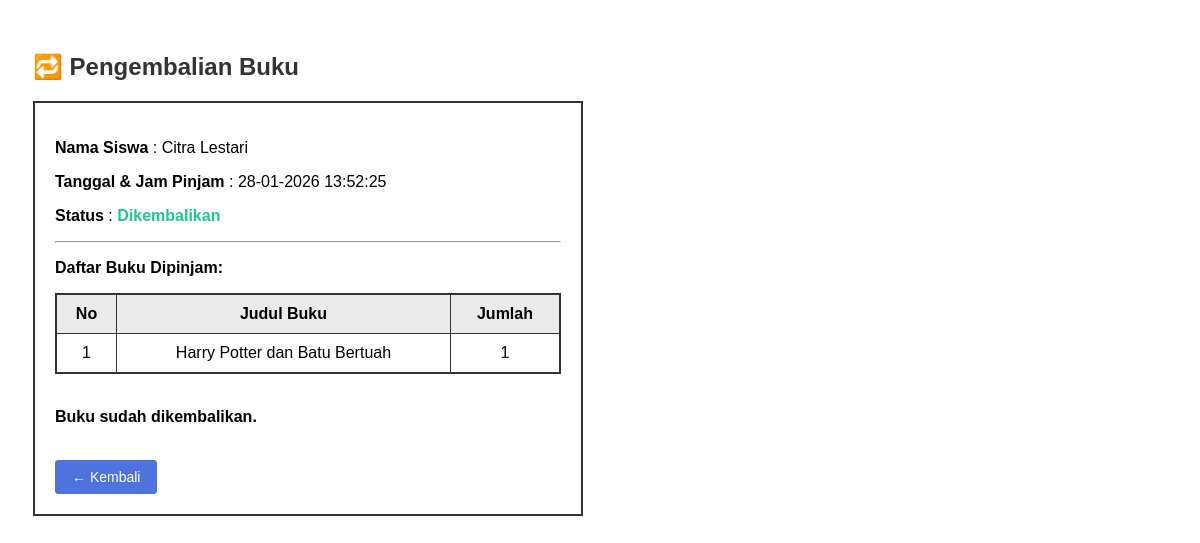
Screenshot of /peminjaman/kembali.php?id=3 (signed in) with the database file from the repository.
### tables this page shows
CREATE TABLE `peminjaman` (
  `id_peminjaman` int NOT NULL,
  `id_siswa` int NOT NULL,
  `id_admin` int NOT NULL,
  `tanggal_pinjam` datetime NOT NULL,
  `tanggal_kembali` datetime DEFAULT NULL,
  `status` enum('dipinjam','dikembalikan') NOT NULL
);

CREATE TABLE `siswa` (
  `id_siswa` int NOT NULL,
  `nis` varchar(20) NOT NULL,
  `nama` varchar(100) NOT NULL,
  `kelas` varchar(20) DEFAULT NULL,
  `no_hp` varchar(20) DEFAULT NULL
);

CREATE TABLE `detail_peminjaman` (
  `id_detail` int NOT NULL,
  `id_peminjaman` int NOT NULL,
  `id_buku` int NOT NULL,
  `jumlah` int NOT NULL
);

CREATE TABLE `buku` (
  `id_buku` int NOT NULL,
  `judul` varchar(150) NOT NULL,
  `penulis` varchar(100) NOT NULL,
  `tahun_terbit` int DEFAULT NULL,
  `kategori` varchar(50) DEFAULT NULL,
  `stok` int NOT NULL
);

### peminjaman/kembali.php (the view, shortened to what this page needs)
<?php
include "../database/koneksi.php";
$id = $_GET['id'];
$peminjaman = mysqli_fetch_assoc(mysqli_query($koneksi, "
    SELECT
        p.id_peminjaman,
        s.nama,
        p.tanggal_pinjam,
        p.status
    FROM peminjaman p
    JOIN siswa s ON p.id_siswa = s.id_siswa
    WHERE p.id_peminjaman = '$id'
"));
$detail = mysqli_query($koneksi, "
    SELECT b.judul, d.jumlah
    FROM detail_peminjaman d
    JOIN buku b ON d.id_buku = b.id_buku
    WHERE d.id_peminjaman = '$id'
");
?>
<!DOCTYPE html>
<html lang="id">
<head>
    <link rel="stylesheet" href="../assets/css/peminjaman.css">
</head>
<body>
<div class="container">
    <h2>🔁 Pengembalian Buku</h2>
    <div class="form-box">
        <p><b>Nama Siswa</b> : <?= $peminjaman['nama']; ?></p>
        <p><b>Tanggal & Jam Pinjam</b> :
            <?= date('d-m-Y H:i:s', strtotime($peminjaman['tanggal_pinjam'])); ?>
        </p>
        <p><b>Status</b> :
            <?php if ($peminjaman['status'] == 'dipinjam'): ?>
                <span class="status-dipinjam">Dipinjam</span>
            <?php else: ?>
                <span class="status-kembali">Dikembalikan</span>
            <?php endif; ?>
        </p>
        <hr>
        <p><b>Daftar Buku Dipinjam:</b></p>
        <table class="table">
            <tr>
                <th>No</th>
                <th>Judul Buku</th>
                <th>Jumlah</th>
            </tr>
            <?php $no=1; while($d = mysqli_fetch_assoc($detail)): ?>
            <tr>
                <td><?= $no++; ?></td>
                <td><?= $d['judul']; ?></td>
                <td><?= $d['jumlah']; ?></td>
            </tr>
            <?php endwhile; ?>
        </table>
        <br>
        <?php if ($peminjaman['status'] == 'dipinjam'): ?>
            <form action="proses_kembali.php" method="post">
                <input type="hidden" name="id_peminjaman" value="<?= $id; ?>">
                <button type="submit" name="kembali" class="btn btn-success">
                    Konfirmasi Pengembalian
                </button>
            </form>
        <?php else: ?>
            <p><b>Buku sudah dikembalikan.</b></p>
        <?php endif; ?>
        <br>
        <a href="index.php" class="btn">← Kembali</a>
    </div>
</div>
</body>
</html>

### assets/css/peminjaman.css (style rules this page uses)
* { box-sizing: border-box; font-family: Arial, Helvetica, sans-serif; }
.container { padding: 25px; }
h2 { margin-bottom: 20px; color: #333; }
.btn { display: inline-block; padding: 8px 16px; background: #4e73df; color: #fff; text-decoration: none; border: 1px solid #4e73df; border-radius: 3px; font-size: 14px; }
.table { width: 100%; border-collapse: collapse; background: #fff; border: 2px solid #333; }
.table th, .table td { border: 1px solid #333; padding: 10px; text-align: center; }
.table th { background: #eaeaea; }
.status-kembali { color: #1cc88a; font-weight: bold; }
.form-box { background: #fff; padding: 20px; max-width: 550px; border: 2px solid #333; }

### rows the page displays
peminjaman: id_siswa.nama "Citra Lestari", tanggal_pinjam "28-01-2026 13:52:25"
detail_peminjaman: id_buku.judul "Harry Potter dan Batu Bertuah", jumlah "1"
